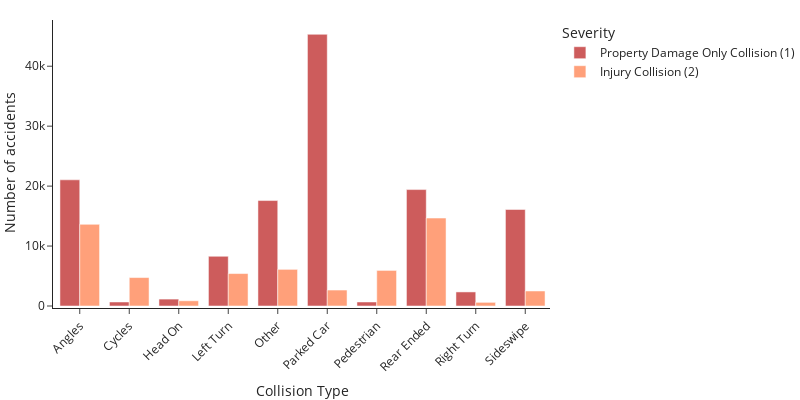

Notebook cell for this chart:
### Code cell
import plotly.graph_objects as go
coltype=['Angles','Cycles','Head On','Left Turn','Other','Parked Car','Pedestrian','Rear Ended','Right Turn','Sideswipe']#df['COLLISIONTYPE'].unique()
fig = go.Figure()
fig.add_trace(go.Bar(
    x=coltype,
    y=coll1,
    name='Property Damage Only Collision (1)',
    marker_color='indianred'
))
fig.add_trace(go.Bar(
    x=coltype,
    y=coll2,
    name='Injury Collision (2)',
    marker_color='lightsalmon'
))

# Here we modify the tickangle of the xaxis, resulting in rotated labels.
fig.update_layout(barmode='group', xaxis_tickangle=-45)
fig.update_layout(template='simple_white',
    autosize=False,
    width=800,
    height=400,
    margin=dict(
        l=10,
        r=0,
        b=5,
        t=20,
        pad=2
    ),
    #paper_bgcolor="LightSteelBlue",
)
fig.update_layout(
    #title="Plot Title",
    yaxis_title="Number of accidents",
    xaxis_title="Collision Type",
    legend_title="Severity",
    font=dict(
        #family="Courier New, monospace",
        size=12,
        #color="RebeccaPurple"
    )
)

fig.show()

### Figure 1 — Plotly figure (JSON) as saved in the notebook; plotly's stock layout.template omitted (floating-point values rounded to 4 significant figures)
{"data": [{"marker": {"color": "indianred"}, "name": "Property Damage Only Collision (1)", "type": "bar", "x": ["Angles", "Cycles", "Head On", "Left Turn", "Other", "Parked Car", "Pedestrian", "Rear Ended", "Right Turn", "Sideswipe"], "y": [21050, 671, 1152, 8292, 17591, 45325, 672, 19419, 2347, 16103]}, {"marker": {"color": "lightsalmon"}, "name": "Injury Collision (2)", "type": "bar", "x": ["Angles", "Cycles", "Head On", "Left Turn", "Other", "Parked Car", "Pedestrian", "Rear Ended", "Right Turn", "Sideswipe"], "y": [13624, 4744, 872, 5411, 6112, 2662, 5936, 14671, 609, 2506]}], "layout": {"autosize": false, "barmode": "group", "font": {"size": 12}, "height": 400, "legend": {"title": {"text": "Severity"}}, "margin": {"b": 5, "l": 10, "pad": 2, "r": 0, "t": 20}, "width": 800, "xaxis": {"tickangle": -45, "title": {"text": "Collision Type"}}, "yaxis": {"title": {"text": "Number of accidents"}}}}
